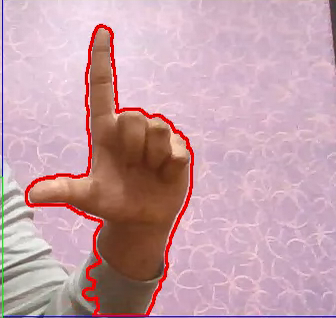
#> input picture Images/angle.PNG, 336 x 318 px, given in place of the camera
$ python switch_test_1.py
#> lines starting #> are read from the running program, lines starting #| are printed output that depends on the picture
import cv2
import math
import pyautogui as pg
import time
pg.FAILSAFE = False

cap=cv2.VideoCapture(0)


# [9 lines left out: function HSV, not called in this run]

def capture_histogram():
    cap = cv2.VideoCapture(0)
    while True:
        _, frame = cap.read()
#> frame is the input picture: shape (318, 336, 3); mean B, G, R 169.3, 160.1, 197.5
        frame = cv2.flip(frame, 1)
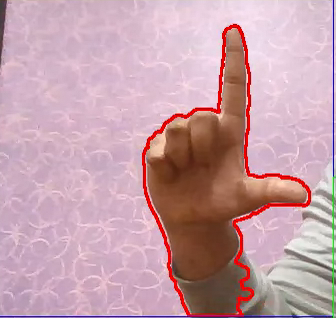
#> frame: shape (318, 336, 3); mean B, G, R 169.3, 160.1, 197.5
        frame = cv2.resize(frame, (1000, 600))
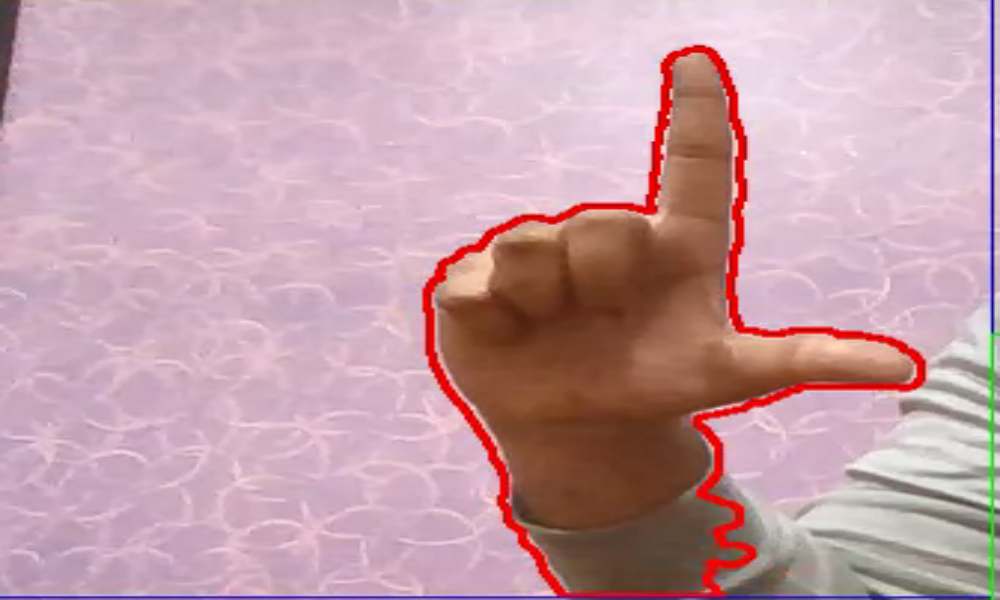
#> frame: shape (600, 1000, 3); mean B, G, R 169.1, 160, 197.4

        font = cv2.FONT_HERSHEY_SIMPLEX
        cv2.putText(frame, "Place region of the hand inside box and press `A`",(5, 50), font, 0.7, (0, 0, 255), 2, cv2.LINE_AA)
        cv2.rectangle(frame, (500, 100), (580, 180), (0, 0, 255), 2)
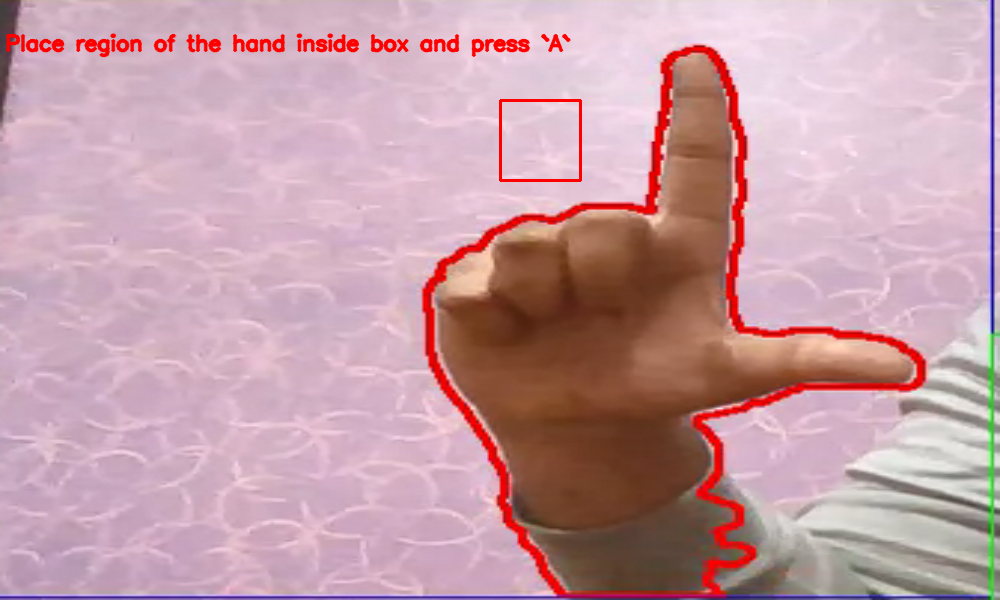
#> frame: shape (600, 1000, 3); mean B, G, R 167.4, 158.4, 197.7
        box = frame[105:175, 505:575]
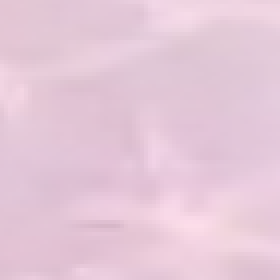
#> box: shape (70, 70, 3) (shown 4 times larger); mean B, G, R 216.4, 200.2, 229.1

        cv2.imshow("Capture Histogram", frame)
        key = cv2.waitKey(10)
#> (key Esc is pressed here)
        if key == 97:
            object_color = box
            cv2.destroyAllWindows()
            break
        if key == 27:
            cv2.destroyAllWindows()
            cap.release()
            break

#> (the run stopped early here; a loop or call above may not have finished)

$ run again, on Images/closed.PNG
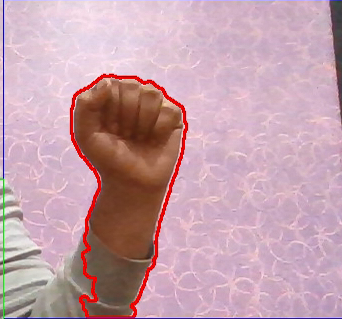
#> input picture Images/closed.PNG, 342 x 319 px, given in place of the camera
#> in capture_histogram, frame is the input picture: shape (319, 342, 3); mean B, G, R 171, 160.4, 196.7
#> in capture_histogram, `cv2.rectangle(frame, (500, 100), (580, 180), (0, 0, 255), 2)`:
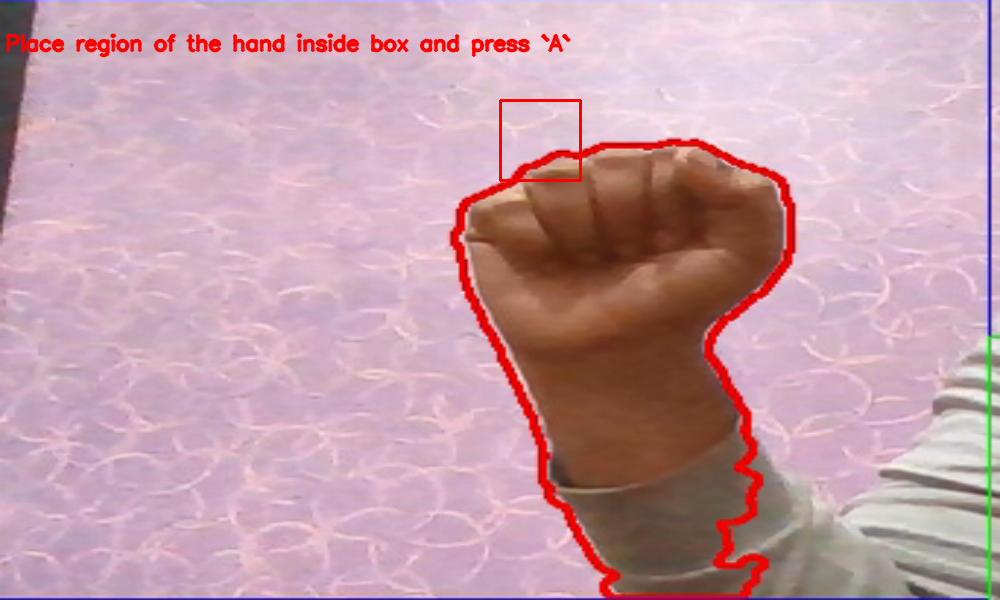
#> frame: shape (600, 1000, 3); mean B, G, R 169.3, 158.8, 196.9
#> in capture_histogram, `box = frame[105:175, 505:575]`:
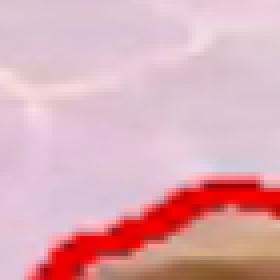
#> box: shape (70, 70, 3) (shown 4 times larger); mean B, G, R 180.9, 171.8, 221.2
